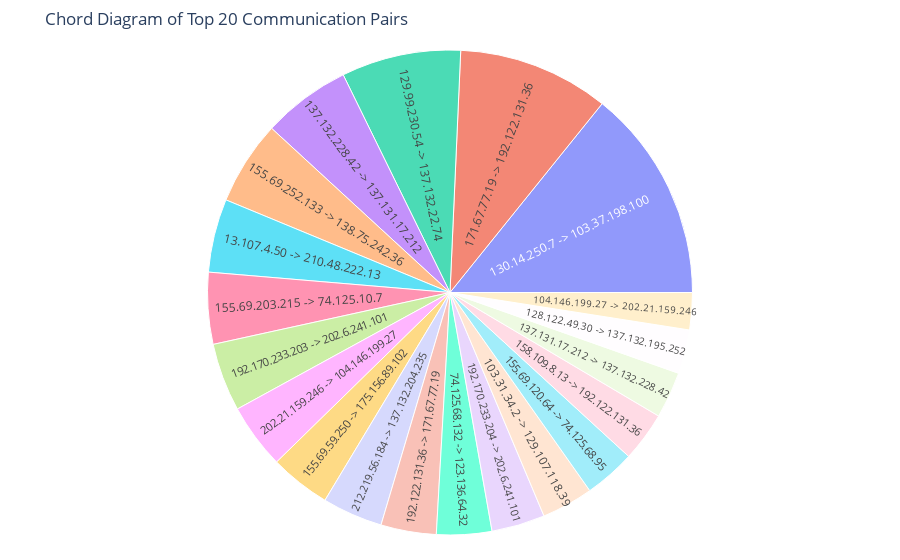
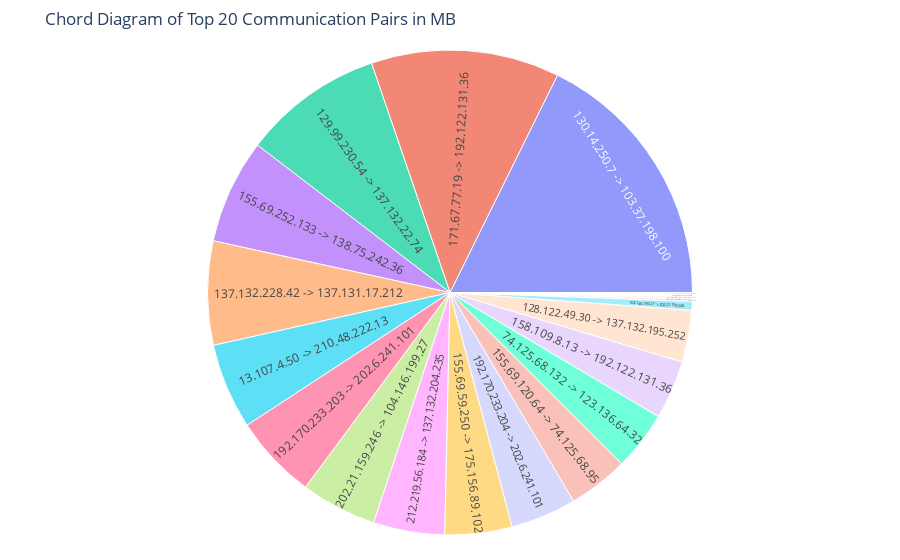

The cell these charts' notebook holds for them, in order:
### Code cell
# Chord Diagram for top 20 communication pairs

top_communication_pairs = df['Communication Pair'].value_counts().head(20).reset_index()
top_communication_pairs.columns = ['Communication Pair', '# of Packets']

fig = px.sunburst(
    top_communication_pairs,
    path=['Communication Pair'],
    values='# of Packets',
    title='Chord Diagram of Top 20 Communication Pairs'
)

fig.update_layout(margin=dict(t=50, l=25, r=25, b=25))
fig.show()

# Convert # of packets to MB
traffic_per_pair = df.groupby('Communication Pair')['IP_size'].sum().reset_index()
traffic_per_pair['Communication in MB'] = (traffic_per_pair['IP_size'] / bytes_in_mb).round(3)

top_communication_pairs = df['Communication Pair'].value_counts().head(20).reset_index()
top_communication_pairs.columns = ['Communication Pair', '# of Packets']

top_communication_pairs = top_communication_pairs.merge(
    traffic_per_pair[['Communication Pair', 'Communication in MB']], 
    on='Communication Pair', 
    how='left')

# Chord Diagram for top 20 communication pairs in MB
fig = px.sunburst(
    top_communication_pairs,
    path=['Communication Pair'],
    values='Communication in MB',
    title='Chord Diagram of Top 20 Communication Pairs in MB'
)

fig.update_layout(margin=dict(t=50, l=25, r=25, b=25))
fig.show()
